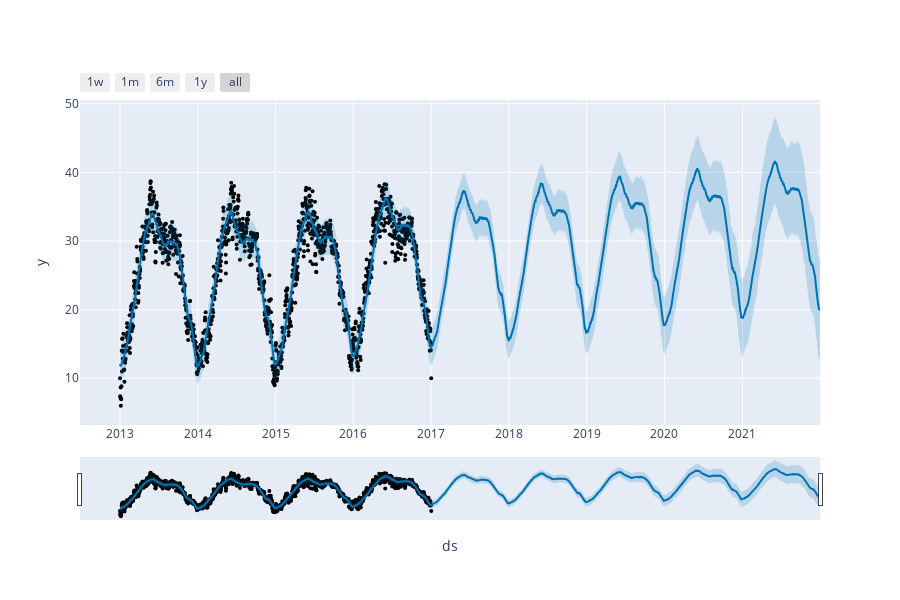

Notebook code cell kept with this figure:
### Code cell
from prophet import Prophet
from prophet.plot import plot_plotly, plot_components_plotly
model = Prophet()
model.fit(forecast)

forecasts = model.make_future_dataframe(periods=1825)
predictions = model.predict(forecasts)


plot_plotly(model, predictions)

### Figure 1 — Plotly figure (JSON) as saved in the notebook; plotly's stock layout.template omitted (floating-point values rounded to 4 significant figures; data arrays with more than 128 entries replaced by an {"elided": "..."} marker saying what was removed)
{"data": [{"marker": {"color": "black", "size": 4}, "mode": "markers", "name": "Actual", "type": "scatter", "x": {"elided": "1462 str values"}, "y": {"elided": "1462 float values"}}, {"hoverinfo": "skip", "line": {"width": 0}, "mode": "lines", "type": "scatter", "x": {"elided": "3287 str values"}, "y": {"elided": "3287 float values"}}, {"fill": "tonexty", "fillcolor": "rgba(0, 114, 178, 0.2)", "line": {"color": "#0072B2", "width": 2}, "mode": "lines", "name": "Predicted", "type": "scatter", "x": {"elided": "3287 str values"}, "y": {"elided": "3287 float values"}}, {"fill": "tonexty", "fillcolor": "rgba(0, 114, 178, 0.2)", "hoverinfo": "skip", "line": {"width": 0}, "mode": "lines", "type": "scatter", "x": {"elided": "3287 str values"}, "y": {"elided": "3287 float values"}}], "layout": {"height": 600, "showlegend": false, "width": 900, "xaxis": {"rangeselector": {"buttons": [{"count": 7, "label": "1w", "step": "day", "stepmode": "backward"}, {"count": 1, "label": "1m", "step": "month", "stepmode": "backward"}, {"count": 6, "label": "6m", "step": "month", "stepmode": "backward"}, {"count": 1, "label": "1y", "step": "year", "stepmode": "backward"}, {"step": "all"}]}, "rangeslider": {"visible": true}, "title": {"text": "ds"}, "type": "date"}, "yaxis": {"title": {"text": "y"}}}}
